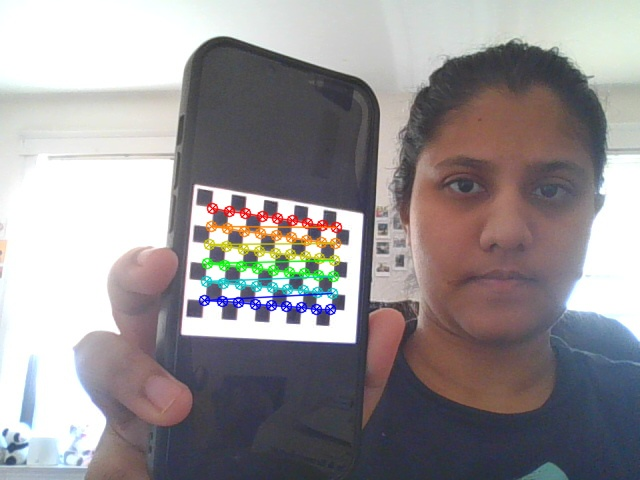
//> input picture calibrationImg/calibration_frame_1.jpg, 640 x 480 px, given in place of the camera
$ ./task7   (built with g++ and OpenCV 4)
//> lines starting //> are read from the running program, lines starting //| are printed output that depends on the picture; after the words box and inside, x2 and y2 are one past the last pixel; in counts of white or black regions, pixels touching at a corner belong together
/*
Saikiran Juttu & Kirti Kshirsagar | 18th March 2024
Project-4 : Calibration and Augmented Reality
This program detects and shows Robust Features such as Harris corners in a live camera feed.
*/
#include <iostream>
#include <opencv2/opencv.hpp>
using namespace cv;
using namespace std;

int main() {
    VideoCapture cap(0); // Open default camera
    if (!cap.isOpened()) {
        cerr << "Error: Unable to open camera" << endl;
        return -1;
    }

    // Parameters for Harris corner detection, change them and see the effects acccordingly
    int blockSize = 2;
    int apertureSize = 3;
    double k = 0.04;
    int threshold = 150;
    //int threshold = 200;

    Mat frame, grayFrame, dst, dst_norm, dst_norm_scaled;
    while (true) {
        cap >> frame; // Capture frame from camera
//> frame is the input picture: 480 rows x 640 cols, CV_8UC3; mean B, G, R 149, 146.8, 151.1
        if (frame.empty()) //error check
            break;

        // Convert frame to grayscale
        cvtColor(frame, grayFrame, COLOR_BGR2GRAY);
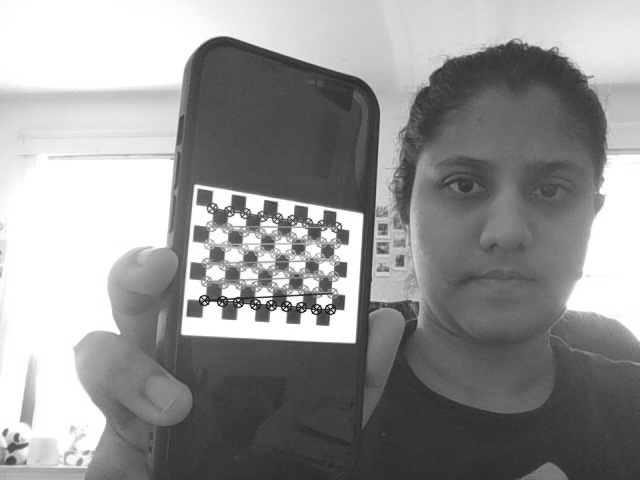
//> grayFrame: 480 rows x 640 cols, CV_8UC1; min 24, max 255, mean 148.3

        // Detect Harris corners
        dst = Mat::zeros(frame.size(), CV_32FC1);
        cornerHarris(grayFrame, dst, blockSize, apertureSize, k, BORDER_DEFAULT);
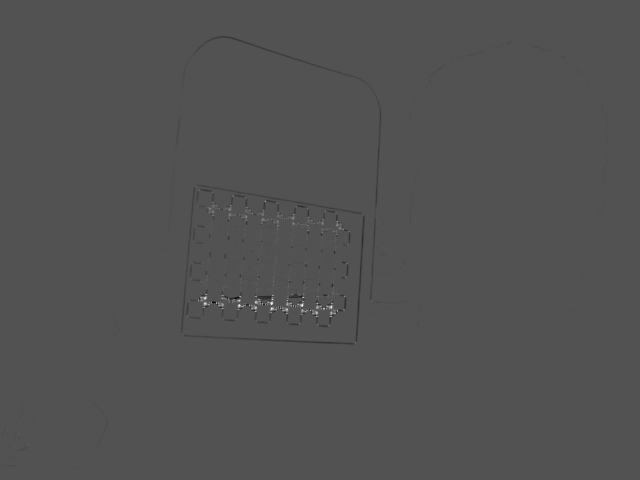
//> dst: 480 rows x 640 cols, CV_32FC1; min -0.0112, max 0.0236, mean -8.01e-06; drawn with min black and max white

        // Normalizing and scaling to enhance the result
        normalize(dst, dst_norm, 0, 255, NORM_MINMAX, CV_32FC1, Mat());
        convertScaleAbs(dst_norm, dst_norm_scaled);

        // Draw circles around corners
        for (int i = 0; i < dst_norm.rows; i++) {
            for (int j = 0; j < dst_norm.cols; j++) {
                if (static_cast<int>(dst_norm.at<float>(i, j)) > threshold) {
                    circle(frame, Point(j, i), 5, Scalar(0, 0, 255), 2, 8, 0);
                    //rectangle(frame, Point(j - 5, i - 5), Point(j + 5, i + 5), Scalar(0, 0, 255), 2, 8, 0);

                }
            }
        }
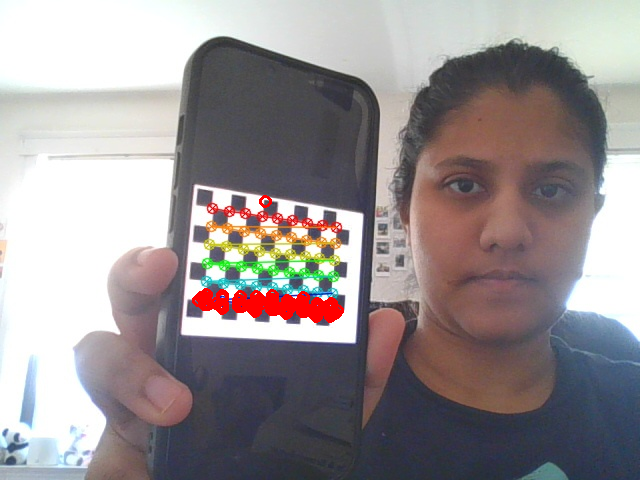
//> frame: 480 rows x 640 cols, CV_8UC3; 1.01% of pixels changed, all inside (x1, y1, x2, y2) = (192, 195, 344, 323)

        // Display frame with Harris corners
        imshow("Harris Corners", frame);
        char key = static_cast<char>(cv::waitKey(30));
//> the 'q' key is pressed
        if (key == 'q') break; // Quit on 'q'
    }
    // Clean up
    cap.release();
    destroyAllWindows();

    return 0;
}

$ run again, on calibrationImg/calibration_frame_3.jpg
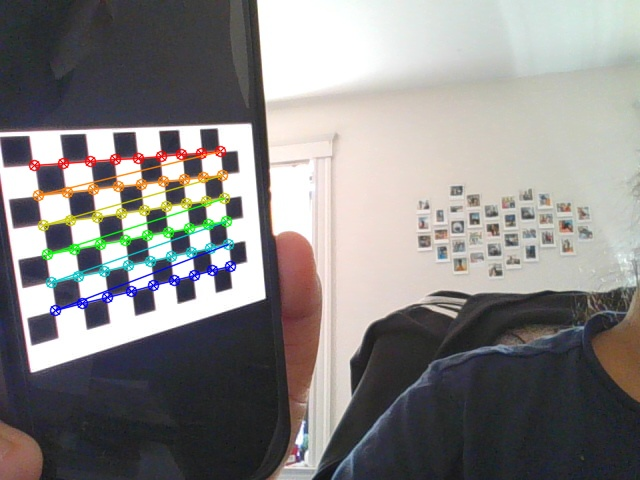
//> input picture calibrationImg/calibration_frame_3.jpg, 640 x 480 px, given in place of the camera
//> frame is the input picture: 480 rows x 640 cols, CV_8UC3; mean B, G, R 132.5, 133.5, 135.8
//> `cornerHarris(grayFrame, dst, blockSize, apertureSize, k, BORDER_DEFAUL..`:
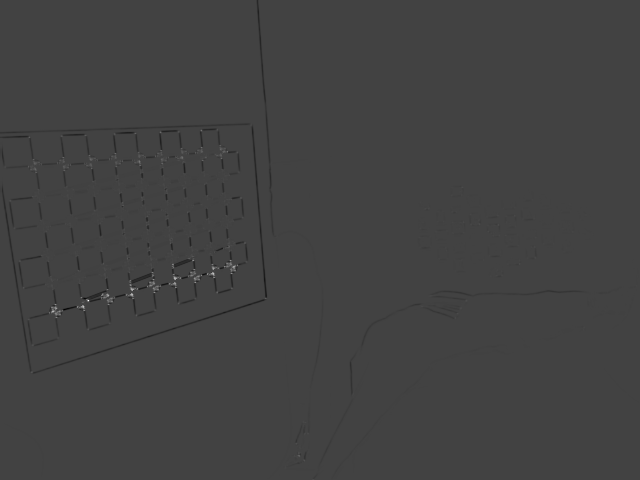
//> dst: 480 rows x 640 cols, CV_32FC1; min -0.0121, max 0.0346, mean -4.33e-05; drawn with min black and max white
//> after the loop `for (int i = 0; i < dst_norm.rows; i++)`:
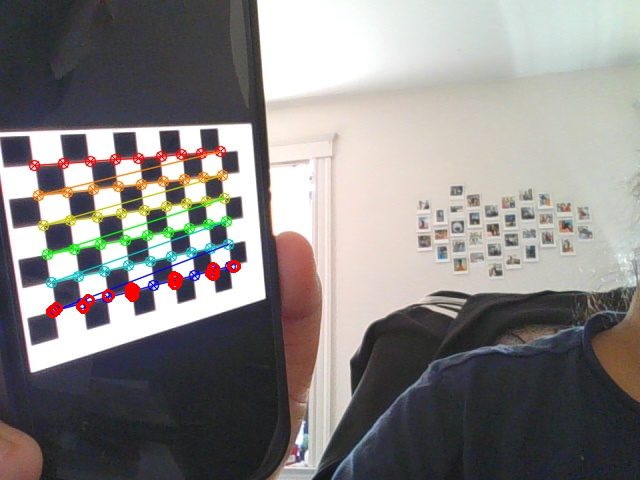
//> frame: 480 rows x 640 cols, CV_8UC3; 0.39% of pixels changed, all inside (x1, y1, x2, y2) = (46, 260, 241, 318)

$ run again, on calibrationImg/calibration_frame_4.jpg
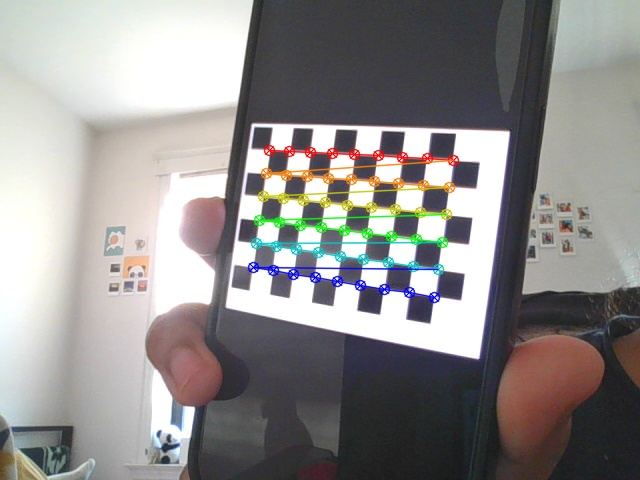
//> input picture calibrationImg/calibration_frame_4.jpg, 640 x 480 px, given in place of the camera
//> frame is the input picture: 480 rows x 640 cols, CV_8UC3; mean B, G, R 141, 141.9, 144.6
//> `cornerHarris(grayFrame, dst, blockSize, apertureSize, k, BORDER_DEFAUL..`:
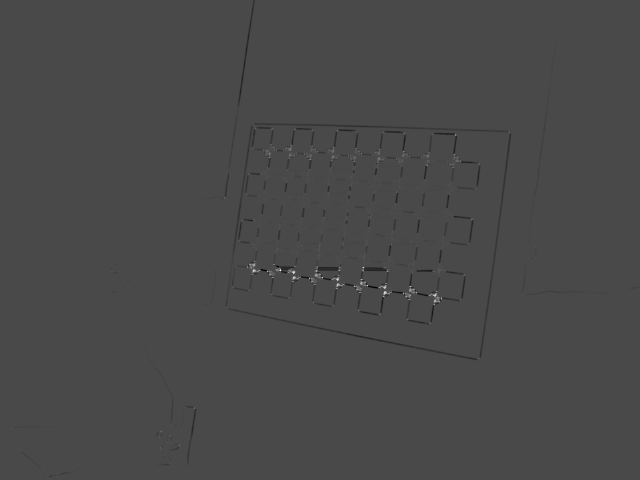
//> dst: 480 rows x 640 cols, CV_32FC1; min -0.0103, max 0.0254, mean -3.39e-05; drawn with min black and max white
//> after the loop `for (int i = 0; i < dst_norm.rows; i++)`:
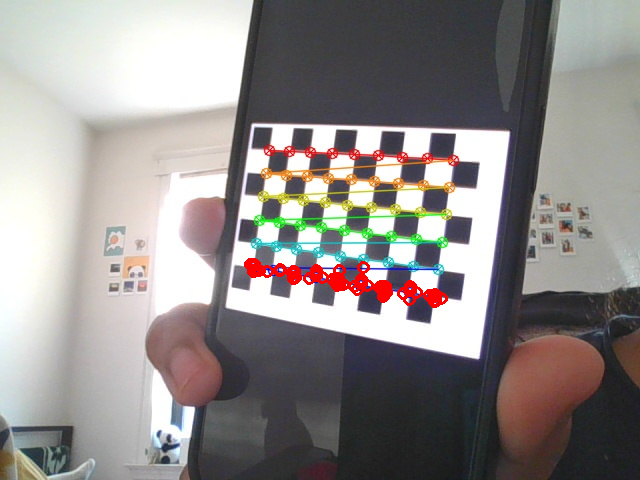
//> frame: 480 rows x 640 cols, CV_8UC3; 0.92% of pixels changed, all inside (x1, y1, x2, y2) = (244, 258, 448, 308)
